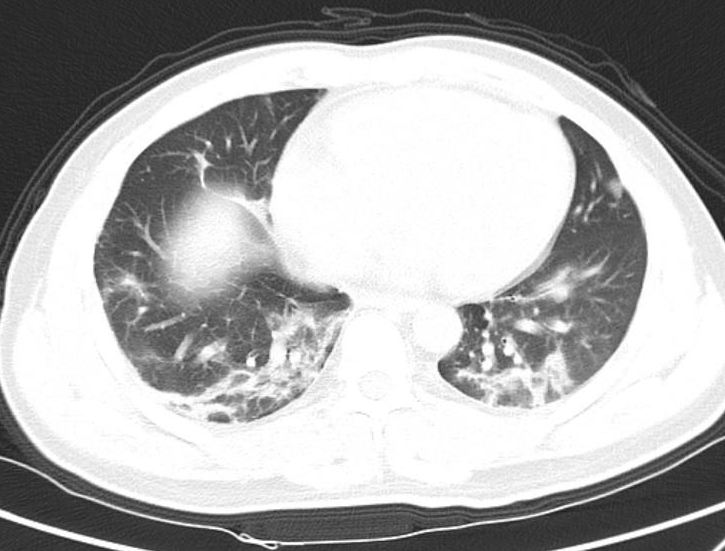
%> input picture imageMasking/Covid19Pos-LungCT.png, 725 x 551 px
$ octave preprocessing1.m   (GNU Octave 9; MATLAB toolbox functions it lacks are replaced by stand-ins)
%> lines starting %> are read from the running program, lines starting %| are printed output that depends on the picture; in (x1, y1, x2, y2) boxes, pixels count from 0 and x2, y2 are one past the last pixel; in counts of white or black regions, pixels touching at a corner belong together; the program's own positions count from 1
%%Pre-processing as mentioned in Q-Deformed entropy paper

image = imread("Covid19Pos-LungCT.png");
%> image is the input picture: size 551x725x3 uint8; min 24, max 255, mean 173.6

gray = rgb2gray(image);
figure(1),clf
subplot(221)
imshow(gray);
title("original")

adjust = imadjust(gray);
subplot(222)
imshow(adjust);
title({'After adjusting intesity values'; 'Adjust'});


binary = imbinarize(gray);
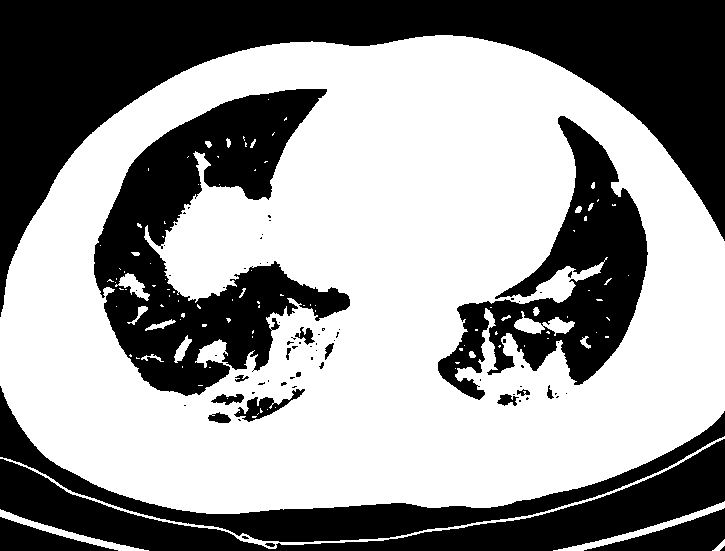
%> binary: size 551x725 logical; 58.6% white; 74 black regions (54 under 20 px), largest, box (x1, y1, x2, y2) and area: (0, 0, 725, 317) 67218, (94, 89, 350, 396) 33817, (0, 439, 725, 551) 21814
subplot(223)
imshow(binary);
title("'Binary' image")

imageSize = size(gray);
%> imageSize = [551 725]


% [17 lines of commented-out code are left out]
removed_objects = bwareaopen(binary, 400);
%> removed_objects: size 551x725 logical; 58.1% white; 72 black regions (52 under 20 px), largest, box (x1, y1, x2, y2) and area: (0, 0, 725, 317) 67218, (94, 89, 350, 396) 35089, (0, 439, 725, 551) 21814
figure(2), clf
subplot(221);
imshow(removed_objects);
title("After removing small objects");

%filling holes
filing = imfill(removed_objects, "holes");
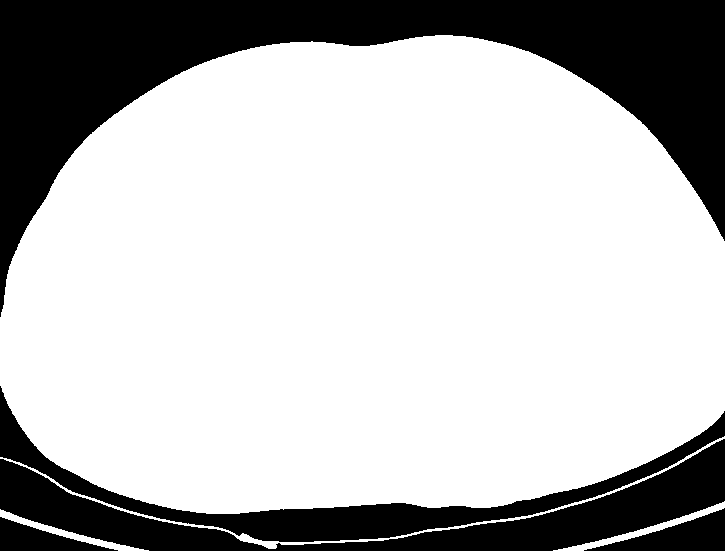
%> filing: size 551x725 logical; 72.8% white; 5 black regions, box (x1, y1, x2, y2) and area: (0, 0, 725, 317) 67218, (0, 439, 725, 551) 21814, (0, 386, 725, 542) 14889, (584, 508, 725, 551) 2823, (0, 517, 118, 551) 1912
subplot(222);
imshow(filing);
title({"after filing regions and holes";"'filling'"});

% [6 lines of commented-out code are left out]

newpicture = immultiply(binary, gray);

subplot(223)
imshow(newpicture);
title("After multiplication of binary and gray");

filling_uint8 = im2uint8(filing); %class coversion from logical to uint8


%subtraction to get only lungs
lungs = imsubtract(filling_uint8, newpicture);
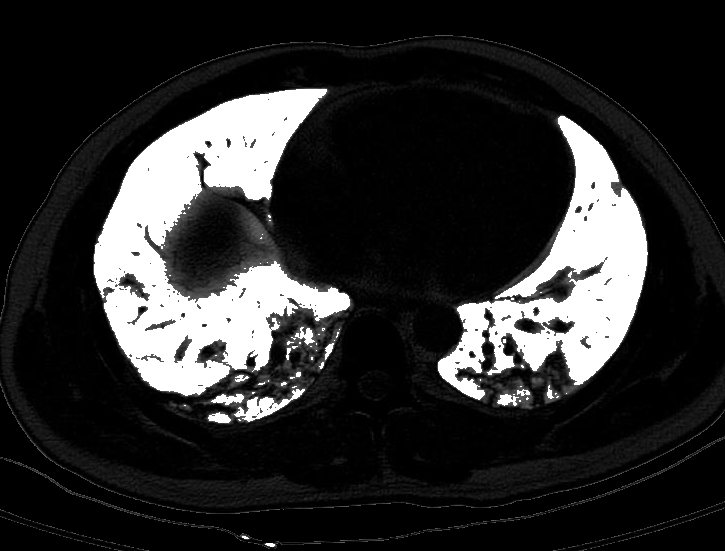
%> lungs: size 551x725 uint8; min 0, max 255, mean 43.1
subplot(224)
imshow(lungs);
title("subtracted")

figure(3)
subplot(121)
subtraction_with_adjust = imsubtract(filling_uint8, adjust);
imshow(subtraction_with_adjust)
title("Adjust subtracted from filing")

subplot(122)
imshow(lungs)
title("binary*gray subtracted from filing");

adjust_filling = imfill(adjust, "holes");
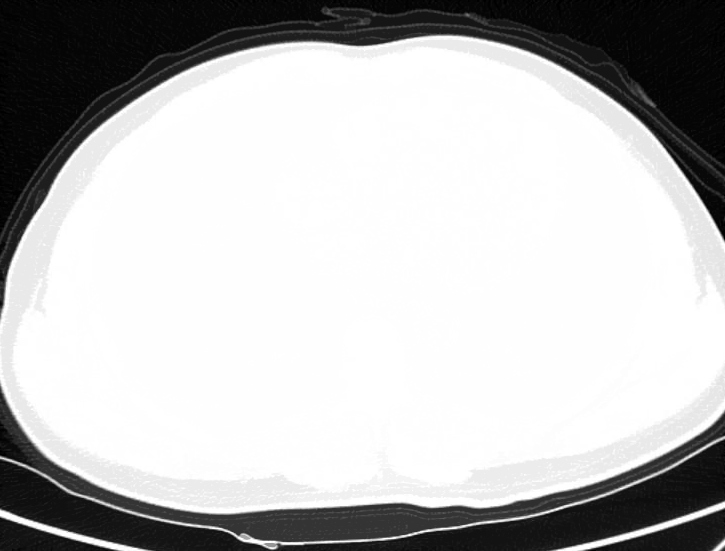
%> adjust_filling: size 551x725 uint8; min 0, max 255, mean 189.2
figure(4),clf
subplot(221)
imshow(adjust_filling)
title("hole filing in adjusted image");

subtracted_from_adjust = imsubtract(adjust_filling, adjust);
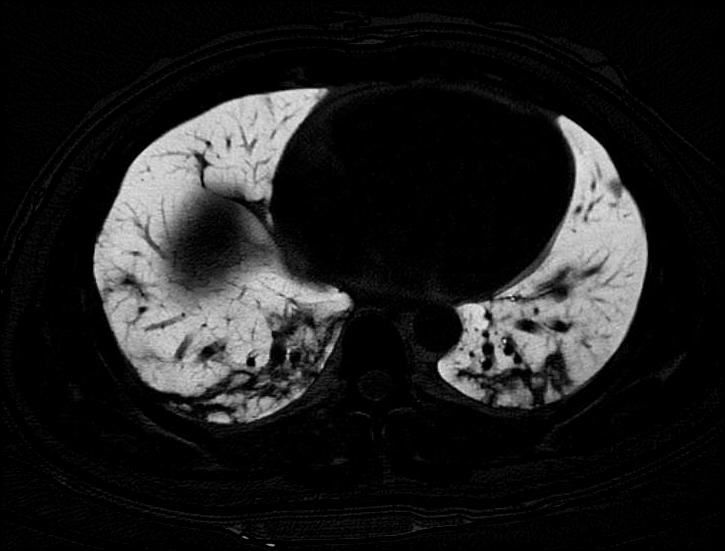
%> subtracted_from_adjust: size 551x725 uint8; min 0, max 237, mean 30.2
subplot(222)
imshow(subtracted_from_adjust);


inverse = uint8(255) - adjust_filling;
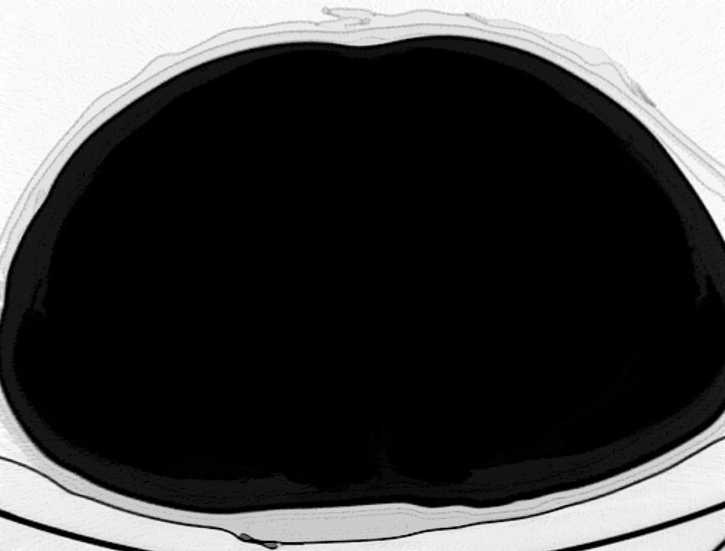
%> inverse: size 551x725 uint8; min 0, max 255, mean 65.8
subplot(223)
imshow(inverse)

subplot(224)
subtract_from_invert = imsubtract(adjust, inverse);
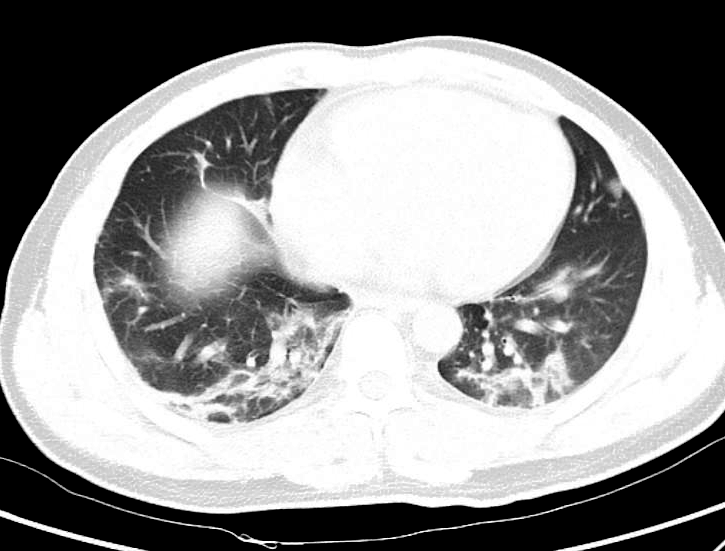
%> subtract_from_invert: size 551x725 uint8; min 0, max 255, mean 150.3
imshow(subtract_from_invert);

$ run again, with imageMasking/original.jpg saved as imageMasking/Covid19Pos-LungCT.png
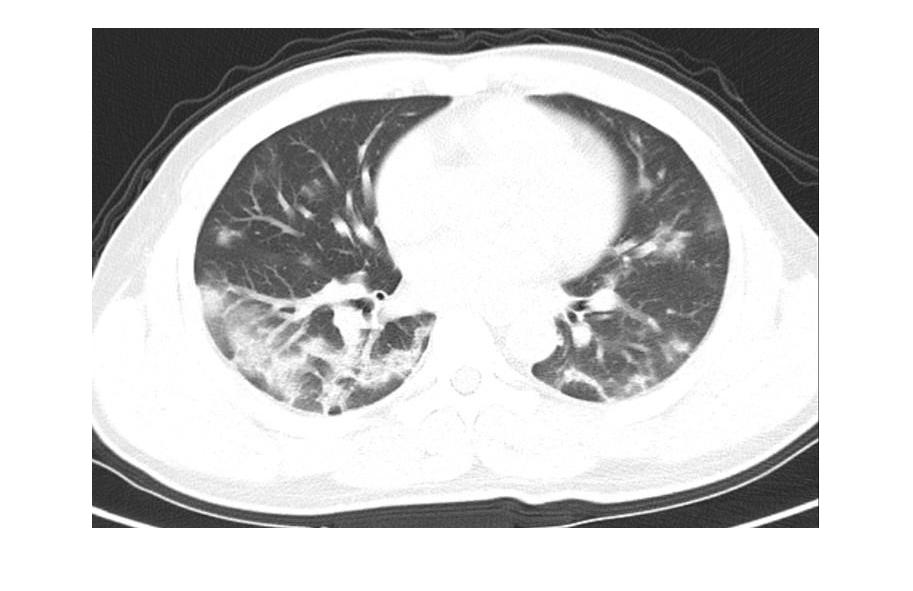
%> input picture imageMasking/original.jpg, 913 x 591 px
%> image is the input picture: size 591x913x3 uint8; min 14, max 255, mean 205.4
%> `binary = imbinarize(gray);`:
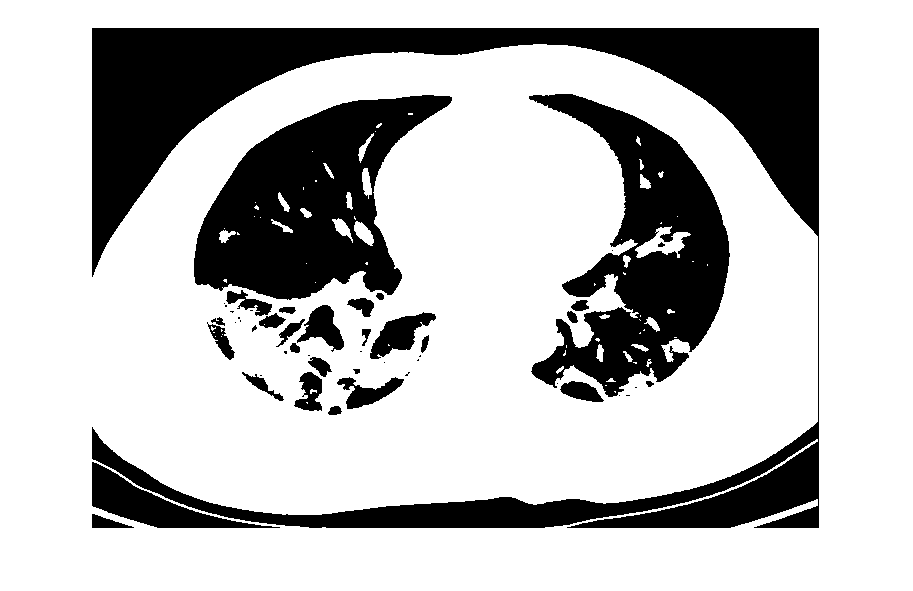
%> binary: size 591x913 logical; 74% white; 50 black regions (21 under 20 px), largest, box (x1, y1, x2, y2) and area: (92, 28, 819, 528) 71360, (194, 95, 452, 300) 29155, (529, 94, 730, 397) 27475
%> removed_objects: size 591x913 logical; 73.6% white; 50 black regions (21 under 20 px), largest, box (x1, y1, x2, y2) and area: (92, 28, 819, 528) 71360, (194, 95, 452, 300) 30591, (529, 94, 730, 397) 28241
%> filing: size 591x913 logical; every value is 1
%> filling_uint8: size 591x913 uint8; every value is 255
%> `subtraction_with_adjust = imsubtract(filling_uint8, adjust);`:
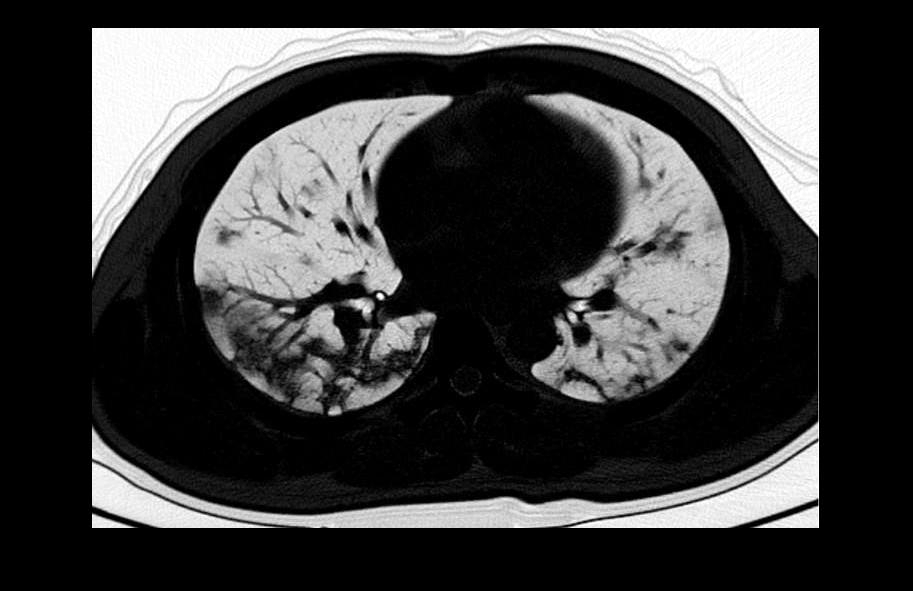
%> subtraction_with_adjust: size 591x913 uint8; min 0, max 255, mean 58.5
%> inverse: size 591x913 uint8; every value is 0
